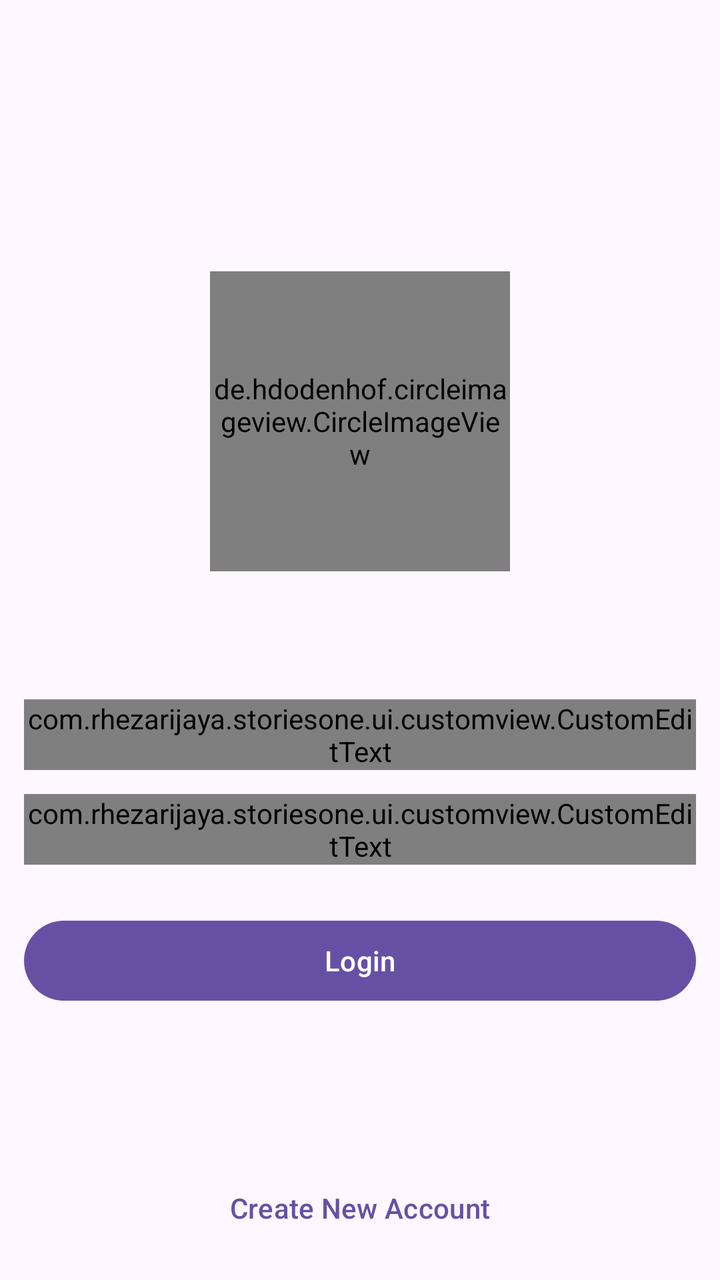
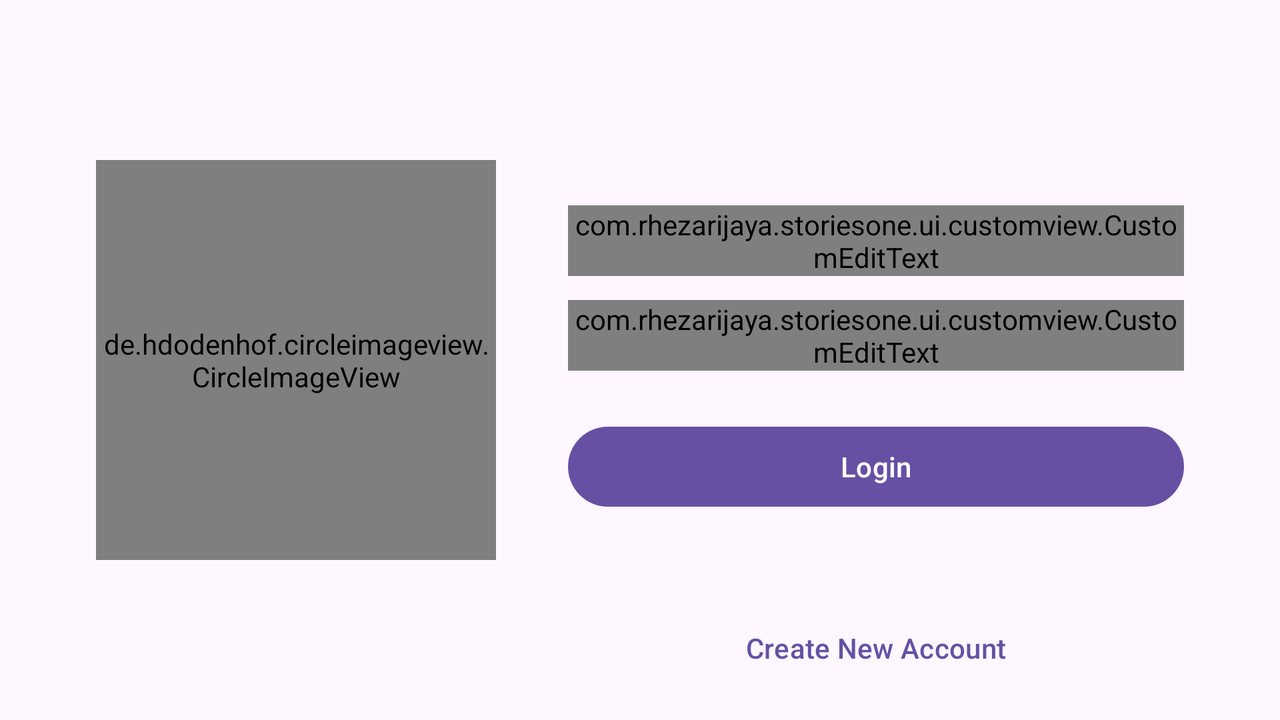

One screen, two layout resources from the same app: the default and the repository's alternative for another configuration. Each is rendered where Android would select it; the XML of both is given below.
<!-- AndroidManifest.xml: activity theme Base.Theme.StoriesOne.NoActionBar -->
<!-- res/layout/activity_login.xml -->
<?xml version="1.0" encoding="utf-8"?>
<ScrollView xmlns:android="http://schemas.android.com/apk/res/android"
    xmlns:app="http://schemas.android.com/apk/res-auto"
    xmlns:tools="http://schemas.android.com/tools"
    android:layout_width="match_parent"
    android:layout_height="match_parent"
    android:fillViewport="true"
    android:overScrollMode="never"
    tools:context=".ui.activities.login.LoginActivity">

    <androidx.constraintlayout.widget.ConstraintLayout
        android:layout_width="match_parent"
        android:layout_height="wrap_content"
        android:padding="@dimen/root_padding">

        <de.hdodenhof.circleimageview.CircleImageView
            android:id="@+id/iv_logo"
            android:layout_width="150dp"
            android:layout_height="150dp"
            android:src="@drawable/app_icon"
            app:layout_constraintBottom_toTopOf="@id/ed_login_email"
            app:layout_constraintEnd_toEndOf="parent"
            app:layout_constraintStart_toStartOf="parent"
            app:layout_constraintTop_toTopOf="parent"
            app:layout_constraintVertical_chainStyle="packed" />

        <com.rhezarijaya.storiesone.ui.customview.CustomEditText
            android:id="@+id/ed_login_email"
            android:layout_width="match_parent"
            android:layout_height="wrap_content"
            android:layout_marginTop="64dp"
            android:hint="@string/email"
            android:inputType="textEmailAddress"
            android:maxLines="1"
            app:layout_constraintBottom_toTopOf="@id/ed_login_password"
            app:layout_constraintTop_toBottomOf="@id/iv_logo" />

        <com.rhezarijaya.storiesone.ui.customview.CustomEditText
            android:id="@+id/ed_login_password"
            android:layout_width="match_parent"
            android:layout_height="wrap_content"
            android:layout_marginTop="12dp"
            android:hint="@string/password"
            android:inputType="textPassword"
            android:maxLines="1"
            app:layout_constraintBottom_toTopOf="@id/btn_login"
            app:layout_constraintTop_toBottomOf="@id/ed_login_email" />

        <Button
            android:id="@+id/btn_login"
            android:layout_width="match_parent"
            android:layout_height="wrap_content"
            android:layout_marginTop="24dp"
            android:text="@string/login"
            app:layout_constraintBottom_toBottomOf="parent"
            app:layout_constraintTop_toBottomOf="@id/ed_login_password" />

        <Button
            android:id="@+id/btn_register"
            android:layout_width="wrap_content"
            android:layout_height="wrap_content"
            android:layout_marginTop="12dp"
            android:backgroundTint="@color/transparent"
            android:text="@string/create_new_account"
            android:textColor="?colorPrimary"
            app:layout_constraintBottom_toBottomOf="parent"
            app:layout_constraintEnd_toEndOf="parent"
            app:layout_constraintStart_toStartOf="parent"
            app:layout_constraintTop_toBottomOf="@id/btn_login"
            app:layout_constraintVertical_bias="1" />

        <ProgressBar
            android:id="@+id/progress_bar"
            android:layout_width="wrap_content"
            android:layout_height="wrap_content"
            android:visibility="gone"
            app:layout_constraintBottom_toBottomOf="parent"
            app:layout_constraintEnd_toEndOf="parent"
            app:layout_constraintStart_toStartOf="parent"
            app:layout_constraintTop_toTopOf="parent"
            tools:visibility="visible" />

    </androidx.constraintlayout.widget.ConstraintLayout>

</ScrollView>
<!-- resources referenced by this layout -->
<resources>
  <color name="transparent">#00FFFFFF</color>
  <dimen name="root_padding">12dp</dimen>
  <string name="create_new_account">Create New Account</string>
  <string name="email">Email</string>
  <string name="login">Login</string>
  <string name="password">Password</string>
  <style name="Base.Theme.StoriesOne.NoActionBar" parent="Theme.Material3.DayNight.NoActionBar" />
</resources>
<!-- res/layout-land/activity_login.xml (the repository's variant of the layout above) -->
<!-- drawn on the phone turned sideways -->
<?xml version="1.0" encoding="utf-8"?>
<androidx.constraintlayout.widget.ConstraintLayout xmlns:android="http://schemas.android.com/apk/res/android"
    xmlns:app="http://schemas.android.com/apk/res-auto"
    xmlns:tools="http://schemas.android.com/tools"
    android:layout_width="match_parent"
    android:layout_height="match_parent"
    android:padding="@dimen/root_padding"
    tools:context=".ui.activities.login.LoginActivity">

    <de.hdodenhof.circleimageview.CircleImageView
        android:id="@+id/iv_logo"
        android:layout_width="200dp"
        android:layout_height="200dp"
        android:src="@drawable/app_icon"
        app:layout_constraintBottom_toBottomOf="parent"
        app:layout_constraintEnd_toStartOf="@id/ed_login_email"
        app:layout_constraintStart_toStartOf="parent"
        app:layout_constraintTop_toTopOf="parent" />

    <com.rhezarijaya.storiesone.ui.customview.CustomEditText
        android:id="@+id/ed_login_email"
        android:layout_width="0dp"
        android:layout_height="wrap_content"
        android:hint="@string/email"
        android:inputType="textEmailAddress"
        android:maxLines="1"
        app:layout_constraintBottom_toTopOf="@id/ed_login_password"
        app:layout_constraintEnd_toEndOf="parent"
        app:layout_constraintStart_toEndOf="@id/iv_logo"
        app:layout_constraintTop_toTopOf="parent"
        app:layout_constraintVertical_chainStyle="packed"
        app:layout_constraintWidth_percent="0.5" />

    <com.rhezarijaya.storiesone.ui.customview.CustomEditText
        android:id="@+id/ed_login_password"
        android:layout_width="0dp"
        android:layout_height="wrap_content"
        android:layout_marginTop="12dp"
        android:hint="@string/password"
        android:inputType="textPassword"
        android:maxLines="1"
        app:layout_constraintBottom_toTopOf="@id/btn_login"
        app:layout_constraintEnd_toEndOf="@id/ed_login_email"
        app:layout_constraintStart_toStartOf="@id/ed_login_email"
        app:layout_constraintTop_toBottomOf="@id/ed_login_email" />

    <Button
        android:id="@+id/btn_login"
        android:layout_width="0dp"
        android:layout_height="wrap_content"
        android:layout_marginTop="24dp"
        android:text="@string/login"
        app:layout_constraintBottom_toBottomOf="parent"
        app:layout_constraintEnd_toEndOf="@id/ed_login_email"
        app:layout_constraintStart_toStartOf="@id/ed_login_email"
        app:layout_constraintTop_toBottomOf="@id/ed_login_password" />

    <Button
        android:id="@+id/btn_register"
        android:layout_width="wrap_content"
        android:layout_height="wrap_content"
        android:backgroundTint="@color/transparent"
        android:text="@string/create_new_account"
        android:textColor="?colorPrimary"
        app:layout_constraintBottom_toBottomOf="parent"
        app:layout_constraintEnd_toEndOf="@id/ed_login_email"
        app:layout_constraintStart_toStartOf="@id/ed_login_email" />

    <ProgressBar
        android:id="@+id/progress_bar"
        android:layout_width="wrap_content"
        android:layout_height="wrap_content"
        android:visibility="gone"
        app:layout_constraintBottom_toBottomOf="parent"
        app:layout_constraintEnd_toEndOf="parent"
        app:layout_constraintStart_toStartOf="parent"
        app:layout_constraintTop_toTopOf="parent"
        tools:visibility="visible" />

</androidx.constraintlayout.widget.ConstraintLayout>
